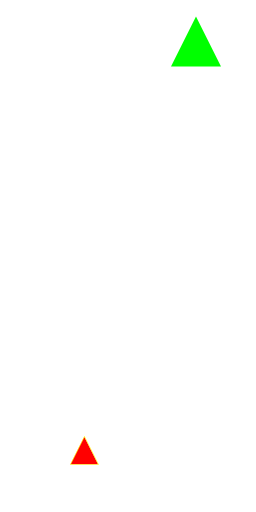
Frame 1 (no input)
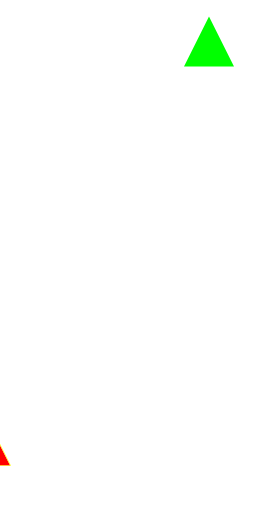
Frame 60 (the mouse pressed at the canvas centre just before this capture)
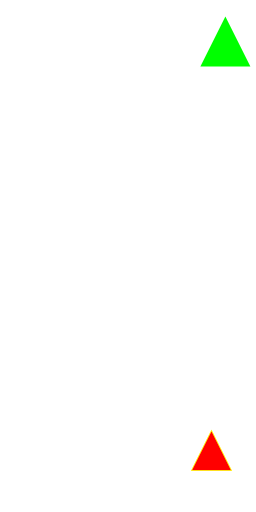
Frame 120 (the mouse held since frame 60 and released just before this capture)

The Processing sketch that drew these frames (run headless with seeded random() and noise(); from frame 60 on, the mouse is pressed at the canvas centre):

// Processing sketch: Esercizio1
// ── Esercizio1.pde
Shield s;
GreatShield gs;

void setup(){
 background(255);
 size(256,512);
 s = new Shield(random(0,width),random(0,height/2),random(-5,6));
 gs = new GreatShield(random(0,width),random(height/2,height),random(-5,6));
}

void draw(){
 background(255);
 s.run();
 gs.run();
}

void keyPressed(){
 if(key=='R' || key == 'r') setup(); 
}

// ── GreatShield.pde
class GreatShield extends Shield{
 float scale, s;
 GreatShield(float x, float y, float sx){
  super(x,y,sx);
  scale = 0.5;
  c = color(255,0,0);
  s = 0.05;
 }
 
 void display(){
  stroke(color(255,255,0));
  fill(c);
  pushMatrix();
  translate(x+25,y-25);
  scale(scale);
  triangle(-25,25,0,-25,25,25);
  popMatrix(); 
 }
 
 void move(){
  super.move();
  scale+=s;
  if(scale<=0.5 || scale>=2) s = -s;
 }
 
 void run(){
  move();
  display(); 
 }
}

// ── Shield.pde
class Shield{
 float x, y, sx, h;
 color c;
 
 Shield(float x, float y, float sx){
  h = 50;
  c = color(0,255,0);
  this.x = x;
  this.y = y;
  this.sx = sx;
 }
 
 void display(){
  noStroke();
  fill(c);
  triangle(x,y,x+25,y-h,x+50,y);
 }
 
 void move(){
  x+=sx;
  if(x>width+1 && sx>0) x = -51;
  else if(x<-51 && sx<0) x = width;
 }
 
 void run(){
  move();
  display(); 
 }
}
